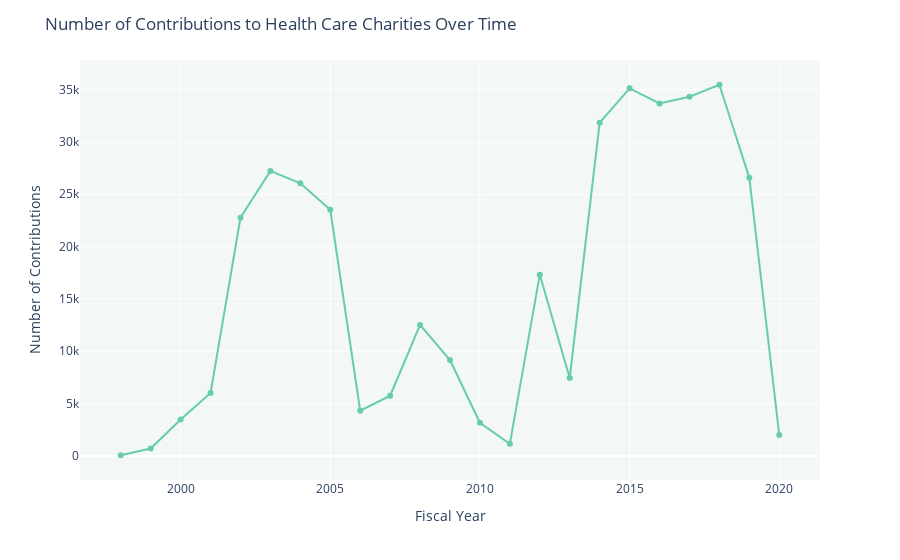

Notebook code cell kept with this figure:
### Code cell
fig = px.line(number_conts, x="FISYR", y="CONT", markers=True)
fig.update_layout(
    title='Number of Contributions to Health Care Charities Over Time',
    xaxis_title='Fiscal Year',
    yaxis_title='Number of Contributions',
    plot_bgcolor='rgba(193, 216, 207, 0.2)'
)
fig.update_traces(line_color='mediumaquamarine')
fig.show()

### Figure 1 — Plotly figure (JSON) as saved in the notebook; plotly's stock layout.template omitted (floating-point values rounded to 4 significant figures)
{"data": [{"hovertemplate": "FISYR=%{x}<br>CONT=%{y}<extra></extra>", "legendgroup": "", "line": {"color": "mediumaquamarine", "dash": "solid"}, "marker": {"symbol": "circle"}, "mode": "lines+markers", "name": "", "orientation": "v", "showlegend": false, "type": "scatter", "x": [1998, 1999, 2000, 2001, 2002, 2003, 2004, 2005, 2006, 2007, 2008, 2009, 2010, 2011, 2012, 2013, 2014, 2015, 2016, 2017, 2018, 2019, 2020], "xaxis": "x", "y": [67, 709, 3479, 6024, 22755, 27229, 26049, 23518, 4327, 5755, 12519, 9160, 3167, 1156, 17315, 7453, 31840, 35112, 33674, 34319, 35458, 26568, 2004], "yaxis": "y"}], "layout": {"autosize": true, "legend": {"tracegroupgap": 0}, "margin": {"t": 60}, "plot_bgcolor": "rgba(193, 216, 207, 0.2)", "title": {"text": "Number of Contributions to Health Care Charities Over Time"}, "xaxis": {"anchor": "y", "autorange": true, "domain": [0, 1], "range": [1997.0, 2021.0], "title": {"text": "Fiscal Year"}, "type": "linear"}, "yaxis": {"anchor": "x", "autorange": true, "domain": [0, 1], "range": [-2442.0, 37970.0], "title": {"text": "Number of Contributions"}, "type": "linear"}}}
